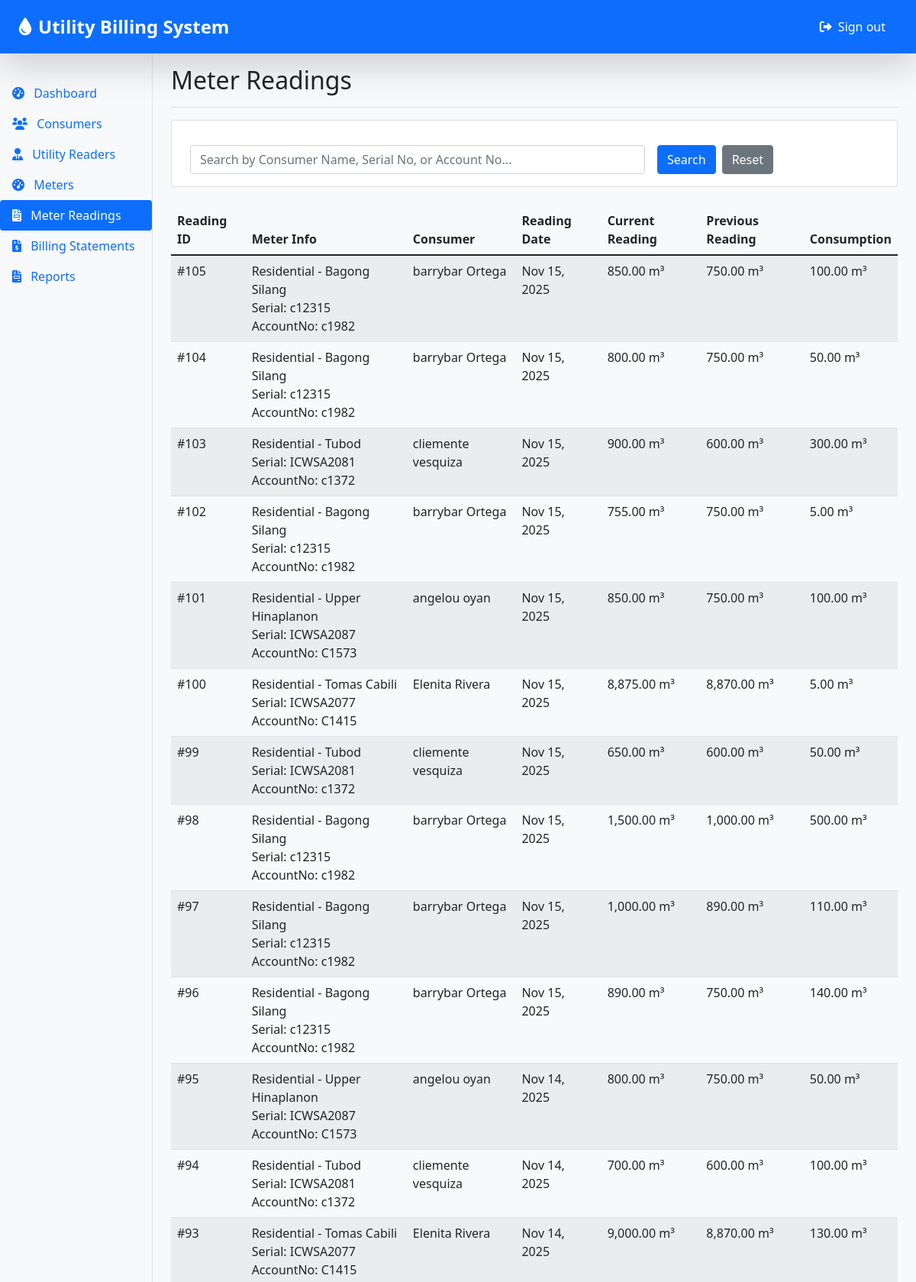
Page /public/meter_readings.php (signed in, upper part) on the committed database.
### tables this page shows
CREATE TABLE `meterreadingdata` (
  `ReadingID` int(11) NOT NULL,
  `MeterID` int(11) NOT NULL,
  `ReaderID` int(11) NOT NULL,
  `PreviousReading` decimal(10,2) NOT NULL,
  `CurrentReading` decimal(10,2) NOT NULL,
  `Consumption` decimal(10,2) NOT NULL,
  `ReadingDate` datetime NOT NULL,
  `Notes` text DEFAULT NULL,
  `Status` enum('pending','approved','rejected') DEFAULT 'pending',
  `CreatedAt` timestamp NOT NULL DEFAULT current_timestamp()
);

CREATE TABLE `meter` (
  `MeterID` int(11) NOT NULL,
  `ConsumerID` int(11) DEFAULT NULL,
  `Classification` enum('Residential','Commercial','Industrial') NOT NULL,
  `SerialNo` varchar(100) DEFAULT NULL,
  `Area` varchar(100) DEFAULT NULL,
  `InstallationDate` date NOT NULL DEFAULT curdate(),
  `LastReading` decimal(10,2) DEFAULT 0.00,
  `LastReadingDate` datetime DEFAULT NULL,
  `Status` enum('active','inactive','faulty') DEFAULT 'active'
);

CREATE TABLE `consumer` (
  `ConsumerID` int(11) NOT NULL,
  `AccountNo` varchar(50) DEFAULT NULL,
  `FirstName` varchar(50) NOT NULL,
  `LastName` varchar(50) NOT NULL,
  `Email` varchar(100) NOT NULL,
  `ContactNumber` varchar(20) NOT NULL,
  `Address` text NOT NULL,
  `Password` varchar(255) NOT NULL,
  `Status` enum('active','inactive','pending') DEFAULT 'pending',
  `BillingPreference` enum('paper','mobile_app') NOT NULL DEFAULT 'paper',
  `PreviousBillImage` varchar(255) DEFAULT NULL,
  `AppNotificationToken` varchar(255) DEFAULT NULL,
  `RegistrationDate` timestamp NOT NULL DEFAULT current_timestamp()
);

### public/meter_readings.php (the view, shortened to what this page needs)
<?php
require_once '../config/db.php';
$search = isset($_GET['search']) ? trim($_GET['search']) : '';
$query = "SELECT
            mr.*,
            m.Classification,
            m.Area,
            m.SerialNo,
            c.AccountNo,
            c.FirstName,
            c.LastName,
            c.Email
          FROM meterreadingdata mr
          JOIN meter m ON mr.MeterID = m.MeterID
          JOIN consumer c ON m.ConsumerID = c.ConsumerID
          WHERE 1=1";
$query .= " ORDER BY mr.ReadingDate DESC";
$stmt = mysqli_prepare($conn, $query);
$readings = [];
if (mysqli_stmt_execute($stmt)) {
    $result = mysqli_stmt_get_result($stmt);
    while ($row = mysqli_fetch_assoc($result)) {
        $readings[] = $row;
    }
}
include '../includes/header.php';
include '../includes/sidebar.php';
?>
<main class="col-md-9 ms-sm-auto col-lg-10 px-md-4">
    <div class="d-flex justify-content-between flex-wrap flex-md-nowrap align-items-center pt-3 pb-2 mb-3 border-bottom">
        <h1 class="h2">Meter Readings</h1>
    </div>
    <div class="card mb-4">
        <div class="card-body">
            <form method="get" class="row g-3">
                <div class="col-md-8">
                    <input type="text" class="form-control" name="search"
                           placeholder="Search by Consumer Name, Serial No, or Account No..."
                           value="<?php echo htmlspecialchars($search); ?>">
                </div>
                <div class="col-md-4 d-flex align-items-end">
                    <button type="submit" class="btn btn-primary me-2">Search</button>
                    <a href="meter_readings.php" class="btn btn-secondary">Reset</a>
                </div>
            </form>
        </div>
    </div>
    <div class="table-responsive">
        <table class="table table-striped table-hover">
            <thead>
                <tr>
                    <th>Reading ID</th>
                    <th>Meter Info</th>
                    <th>Consumer</th>
                    <th>Reading Date</th>
                    <th>Current Reading</th>
                    <th>Previous Reading</th>
                    <th>Consumption</th>
                </tr>
            </thead>
            <tbody>
                <?php if (!empty($readings)): ?>
                    <?php foreach ($readings as $reading): ?>
                        <tr>
                            <td>#<?php echo $reading['ReadingID']; ?></td>
                            <td>
                                <?php
                                    echo htmlspecialchars($reading['Classification']) . ' - ' .
                                         htmlspecialchars($reading['Area']) . '<br>' .
                                         'Serial: ' . htmlspecialchars($reading['SerialNo']) . '<br>' .
                                         'AccountNo: ' . htmlspecialchars($reading['AccountNo']);
                                ?>
                            </td>
                            <td><?php echo htmlspecialchars($reading['FirstName'] . ' ' . $reading['LastName']); ?></td>
                            <td><?php echo date('M d, Y', strtotime($reading['ReadingDate'])); ?></td>
                            <td><?php echo number_format($reading['CurrentReading'], 2); ?> m³</td>
                            <td><?php echo number_format($reading['PreviousReading'], 2); ?> m³</td>
                            <td><?php echo number_format($reading['CurrentReading'] - $reading['PreviousReading'], 2); ?> m³</td>
                        </tr>
                    <?php endforeach; ?>
                <?php else: ?>
                    <tr>
                        <td colspan="7" class="text-center">No meter readings found.</td>
                    </tr>
                <?php endif; ?>
            </tbody>
        </table>
    </div>
</main>
<?php include '../includes/footer.php'; ?>

### assets/css/style.css (style rules this page uses)
body { min-height: 100vh; display: flex; flex-direction: column; background-color: #f8f9fa; }
.row { margin: 0; min-height: 100%; }

### rows in the picture
meterreadingdata: ReadingID "105", MeterID.Classification "Residential", MeterID.Area "Bagong Silang", MeterID.SerialNo "c12315", consumer.AccountNo "c1982", consumer.FirstName+LastName "barrybar Ortega", ReadingDate "Nov 15, 2025", CurrentReading "850.00", PreviousReading "750.00", $reading['CurrentReading'] - $reading['PreviousReading'] "100.00"
meterreadingdata: ReadingID "104", MeterID.Classification "Residential", MeterID.Area "Bagong Silang", MeterID.SerialNo "c12315", consumer.AccountNo "c1982", consumer.FirstName+LastName "barrybar Ortega", ReadingDate "Nov 15, 2025", CurrentReading "800.00", PreviousReading "750.00", $reading['CurrentReading'] - $reading['PreviousReading'] "50.00"
meterreadingdata: ReadingID "103", MeterID.Classification "Residential", MeterID.Area "Tubod", MeterID.SerialNo "ICWSA2081", consumer.AccountNo "c1372", consumer.FirstName+LastName "cliemente vesquiza", ReadingDate "Nov 15, 2025", CurrentReading "900.00", PreviousReading "600.00", $reading['CurrentReading'] - $reading['PreviousReading'] "300.00"
meterreadingdata: ReadingID "102", MeterID.Classification "Residential", MeterID.Area "Bagong Silang", MeterID.SerialNo "c12315", consumer.AccountNo "c1982", consumer.FirstName+LastName "barrybar Ortega", ReadingDate "Nov 15, 2025", CurrentReading "755.00", PreviousReading "750.00", $reading['CurrentReading'] - $reading['PreviousReading'] "5.00"
meterreadingdata: ReadingID "101", MeterID.Classification "Residential", MeterID.Area "Upper Hinaplanon", MeterID.SerialNo "ICWSA2087", consumer.AccountNo "C1573", consumer.FirstName+LastName "angelou oyan", ReadingDate "Nov 15, 2025", CurrentReading "850.00", PreviousReading "750.00", $reading['CurrentReading'] - $reading['PreviousReading'] "100.00"
meterreadingdata: ReadingID "100", MeterID.Classification "Residential", MeterID.Area "Tomas Cabili", MeterID.SerialNo "ICWSA2077", consumer.AccountNo "C1415", consumer.FirstName+LastName "Elenita Rivera", ReadingDate "Nov 15, 2025", CurrentReading "8,875.00", PreviousReading "8,870.00", $reading['CurrentReading'] - $reading['PreviousReading'] "5.00"
meterreadingdata: ReadingID "99", MeterID.Classification "Residential", MeterID.Area "Tubod", MeterID.SerialNo "ICWSA2081", consumer.AccountNo "c1372", consumer.FirstName+LastName "cliemente vesquiza", ReadingDate "Nov 15, 2025", CurrentReading "650.00", PreviousReading "600.00", $reading['CurrentReading'] - $reading['PreviousReading'] "50.00"
meterreadingdata: ReadingID "98", MeterID.Classification "Residential", MeterID.Area "Bagong Silang", MeterID.SerialNo "c12315", consumer.AccountNo "c1982", consumer.FirstName+LastName "barrybar Ortega", ReadingDate "Nov 15, 2025", CurrentReading "1,500.00", PreviousReading "1,000.00", $reading['CurrentReading'] - $reading['PreviousReading'] "500.00"
meterreadingdata: ReadingID "97", MeterID.Classification "Residential", MeterID.Area "Bagong Silang", MeterID.SerialNo "c12315", consumer.AccountNo "c1982", consumer.FirstName+LastName "barrybar Ortega", ReadingDate "Nov 15, 2025", CurrentReading "1,000.00", PreviousReading "890.00", $reading['CurrentReading'] - $reading['PreviousReading'] "110.00"
meterreadingdata: ReadingID "96", MeterID.Classification "Residential", MeterID.Area "Bagong Silang", MeterID.SerialNo "c12315", consumer.AccountNo "c1982", consumer.FirstName+LastName "barrybar Ortega", ReadingDate "Nov 15, 2025", CurrentReading "890.00", PreviousReading "750.00", $reading['CurrentReading'] - $reading['PreviousReading'] "140.00"
meterreadingdata: ReadingID "95", MeterID.Classification "Residential", MeterID.Area "Upper Hinaplanon", MeterID.SerialNo "ICWSA2087", consumer.AccountNo "C1573", consumer.FirstName+LastName "angelou oyan", ReadingDate "Nov 14, 2025", CurrentReading "800.00", PreviousReading "750.00", $reading['CurrentReading'] - $reading['PreviousReading'] "50.00"
meterreadingdata: ReadingID "94", MeterID.Classification "Residential", MeterID.Area "Tubod", MeterID.SerialNo "ICWSA2081", consumer.AccountNo "c1372", consumer.FirstName+LastName "cliemente vesquiza", ReadingDate "Nov 14, 2025", CurrentReading "700.00", PreviousReading "600.00", $reading['CurrentReading'] - $reading['PreviousReading'] "100.00"
meterreadingdata: ReadingID "93", MeterID.Classification "Residential", MeterID.Area "Tomas Cabili", MeterID.SerialNo "ICWSA2077", consumer.AccountNo "C1415", consumer.FirstName+LastName "Elenita Rivera", ReadingDate "Nov 14, 2025", CurrentReading "9,000.00", PreviousReading "8,870.00", $reading['CurrentReading'] - $reading['PreviousReading'] "130.00"
